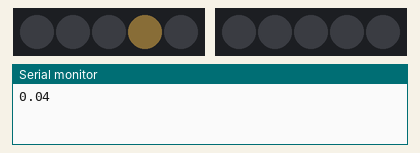
Simulated run of this sketch. Board: Arduino Mega 2560, built with avr-gcc and run on an emulated ATmega2560. Shown: 2 × 5 RGB LEDs in strip order, left to right, the last lines printed to the serial monitor. Dim RGB values are drawn brighter than linear; the strip is taken to match the declared colour order.

Above: at 0.05 s.
At 5.18 s:
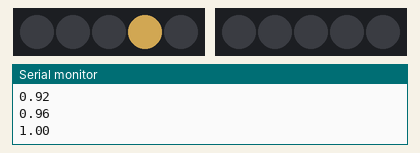
Timing chart, 0 to 40.0 s (numbered marks = the images above):
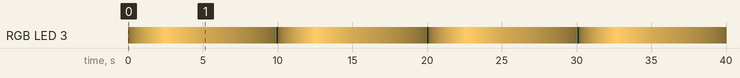

The sketch:

flashTest.ino
```cpp
/*
 *  Samuel McHugh
 *  This is a set of LED tests secifically in an attempt to model a muzzle flash
 *  6/30/2016
 */

#include <Adafruit_NeoPixel.h>
#include <Math.h>
#ifdef __AVR__
  #include <avr/power.h>
#endif

#define NS1PIN 24
#define NS2PIN 30

#define STEP1 1
#define STEP2 2
#define STEP3 3

//buffer speed
#define waitms 100

//ramp up/down time on flash5
#define ramp_speed 1000

#define PERIOD 10000

// Parameter 1 = number of pixels in strip
// Parameter 2 = Arduino pin number (most are valid)
// Parameter 3 = pixel type flags, add together as needed:
//   NEO_KHZ800  800 KHz bitstream (most NeoPixel products w/WS2812 LEDs)
//   NEO_KHZ400  400 KHz (classic 'v1' (not v2) FLORA pixels, WS2811 drivers)
//   NEO_GRB     Pixels are wired for GRB bitstream (most NeoPixel products)
//   NEO_RGB     Pixels are wired for RGB bitstream (v1 FLORA pixels, not v2)
//   NEO_RGBW    Pixels are wired for RGBW bitstream (NeoPixel RGBW products)
Adafruit_NeoPixel neostr1 = Adafruit_NeoPixel(5, NS1PIN, NEO_RGB + NEO_KHZ800);
Adafruit_NeoPixel neostr2 = Adafruit_NeoPixel(5, NS2PIN, NEO_RGB + NEO_KHZ800);

// IMPORTANT: To reduce NeoPixel burnout risk, add 1000 uF capacitor across
// pixel power leads, add 300 - 500 Ohm resistor on first pixel's data input
// and minimize distance between Arduino and first pixel.  Avoid connecting
// on a live circuit...if you must, connect GND first.

unsigned long seed = 0;

void setup() {
  // put your setup code here, to run once:
   neostr1.begin();
   neostr1.show(); // Initialize all pixels to 'off'
   neostr2.begin();
   neostr2.show(); // Initialize all pixels to 'off'

   //Debug
   Serial.begin(9600);
}

void loop() {
 seed++;

 //store time passed
 unsigned long time_elaps = seed * waitms;

  //m_flash1();
  //m_flash_2(time_elaps);        // subroutine with time passed in.
  //m_flash_3(time_elaps);
  //m_flash_4(time_elaps);
  //m_flash_5();
  m_flash_7(time_elaps);
 neostr1.show();              //display the buffer
 delay(waitms);
}


void m_flash1(){
  if (seed % waitms <= waitms/2) {
    neostr1.setPixelColor(1, neostr1.Color(5*seed,5*seed,5*seed));
  } else if (seed > waitms/2 && seed <= waitms) {
     Serial.println(255 - (5*(seed%(waitms/2))));
    //neostr1.setPixelColor(1, neostr1.Color(255 - pow(1.111,seed/4) , 255 - pow(1.112,seed/4),255 - pow(1.113,seed/4)));
    neostr1.setPixelColor(1, neostr1.Color(255 - (5*(seed%(waitms/2))) + 130 ,255 - (5*(seed%(waitms/2))) + 50 ,255 - (5*(seed%(waitms)/2)))
    );
  } else if (seed > waitms) {
    neostr1.setPixelColor(1, neostr1.Color(0,0,0));
  }
}

//linear muzzle flash
void m_flash_2(unsigned long time_elaps){
  //computes a value 0 to 1 based on the time-elapsed
  float value = ( float(time_elaps % (2*ramp_speed)) / float(ramp_speed) );

  //stage one: ramp up all rgb values to the full brighness of 255
  if (time_elaps % (2*ramp_speed) <= ramp_speed) {
    neostr1.setPixelColor(2, neostr1.Color(value * 255,
                                           value * 255,
                                           value * 255));
  //stage two: decrease all rgb values, but decrease the g and b values slightly faster.
  } else if (time_elaps % (2*ramp_speed) > ramp_speed){
    neostr1.setPixelColor(2, neostr1.Color(258 - (value * 255),
                                           258 - 1.01*(value * 255),
                                           258 - 1.01*(value * 255)));
  }
}

//variation on the ramp_down stage
void m_flash_3(unsigned long time_elaps){
  float value = ( float(time_elaps % (2*ramp_speed)) / float(ramp_speed) );

  if (time_elaps % (2*ramp_speed) <= ramp_speed) {
    neostr1.setPixelColor(1, neostr1.Color(value * 255,
                                           value * 255,
                                           value * 255));
  } else if (time_elaps % (2*ramp_speed) > ramp_speed){
    neostr1.setPixelColor(1, neostr1.Color(258 - (value * 255),
                                           260 - 1.02*(value * 255),
                                           260 - 1.02*(value * 255)));
  }
}

//variation on the ramp down stage
void m_flash_4(unsigned long time_elaps){
  float value = ( float(time_elaps % (2*ramp_speed)) / float(ramp_speed) );

  if (time_elaps % (2*ramp_speed) <= ramp_speed) {
    neostr1.setPixelColor(3, neostr1.Color(value * 255,
                                           value * 255,
                                           value * 255));
  } else if (time_elaps % (2*ramp_speed) > ramp_speed){
    neostr1.setPixelColor(3, neostr1.Color(258 - (value * 255),
                                           262 - 1.1*(value * 255),
                                           262 - 1.1*(value * 255)));
  }
}

void m_flash_5(){
  uint32_t fclr[10];
  fclr[0] = neostr1.Color(100, 70, 10);
  fclr[1] = neostr1.Color(175, 175, 50);
  fclr[2] = neostr1.Color(230, 225, 70);

  fclr[3] = neostr1.Color(175, 130, 40);
  fclr[4] = neostr1.Color(60, 40, 0);
  fclr[5] = neostr1.Color(30,15, 0);
  fclr[6] = neostr1.Color(0, 0, 0);
  fclr[7] = neostr1.Color(0, 0, 0);
  fclr[8] = neostr1.Color(0, 0, 0);
  fclr[9] = neostr1.Color(0, 0, 0);
  neostr1.setPixelColor(0,fclr[seed % 10]);
}


void m_flash_6(unsigned long time_elaps){
  float value = ( float(time_elaps % (ramp_speed)) / float(ramp_speed) );
  neostr1.setPixelColor(1, neostr1.Color(250,200,100));

  /*

  switch(time_elaps){
    case STEP1: break;
    case STEP2: break;
    case STEP3: break;
  }
  */

  if (time_elaps % (4*ramp_speed) <= ramp_speed) {
    neostr1.setPixelColor(3, neostr1.Color(value * 250,
                                           value * 200,
                                           value * 100));
  } else if ((time_elaps % (4*ramp_speed) > ramp_speed)
          && (time_elaps % (4*ramp_speed) <= 2*ramp_speed)){
    neostr1.setPixelColor(3, neostr1.Color(250 - .5 * value * 250,
                                             200 - .5 * value * 200,
                                             100 - .5 * value * 100));
  } else {
    neostr1.setPixelColor(3, neostr1.Color(150 - (value * 255),
                                           100 - (value * 255),
                                           50 - (value * 255)));
  }
  Serial.println(value);
}

void m_flash_7(unsigned long time_elaps){
  int cycle_time = (time_elaps % PERIOD);
  float value = float( cycle_time % ((PERIOD/4)+1) )/float(PERIOD/4);
  if(cycle_time <= PERIOD/4){
    Serial.println(value);
    neostr1.setPixelColor(3, neostr1.Color(value * 250,
                                           value * 200,
                                           value * 100));

  } else if (cycle_time > PERIOD/4 && cycle_time <= 2*PERIOD/4){
    neostr1.setPixelColor(3, neostr1.Color(250 - .5 * value * 250,
                                           200 - .5 * value * 200,
                                           100 - .5 * value * 100));

  } else if (cycle_time > 2*PERIOD/4 && cycle_time <= 3*PERIOD/4){
    neostr1.setPixelColor(3, neostr1.Color(125 - .5 * value * 125,
                                           100 - .5 * value * 100,
                                           50 - .5 * value * 50));
  } else {
    neostr1.setPixelColor(3, neostr1.Color(63 - value * 63,
                                           50 - value * 50,
                                           25 - value * 25));
  }
}

int component_generate(){

  }

void display_led(int[3]){ //[r,g,b]


  }
```

Measured:
- by itself, RGB LED 3: off → RGB(10, 8, 4) at 0.00 s, → RGB(20, 16, 8) 0.10 s later, → RGB(30, 24, 12) 0.10 s later, → RGB(40, 32, 16) 0.10 s later, … (398 changes in this stretch)
- by itself, everything shown: repeats every 10.1 s, in 100 steps
